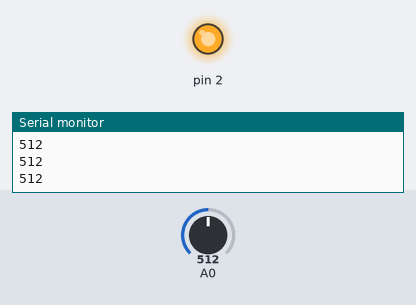
Recording of a sketch running on a simulated Arduino Uno, built with avr-gcc and run on an emulated ATmega328P. Parts: output pins drawn as LEDs (lit = HIGH), the last lines printed to the serial monitor. The test bench sets the inputs (shaded band); at power-on: A0 = 512.

Above: at 1.2 s.
1.3 s: A0 set to 333
2.8 s: A0 set to 313
At 4.0 s:
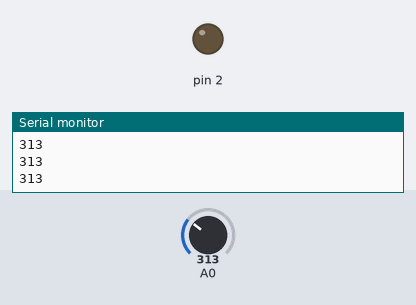
4.3 s: A0 set to 330
At 5.2 s:
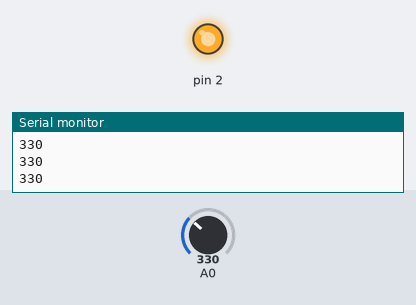
5.8 s: A0 set to 310
At 6.4 s:
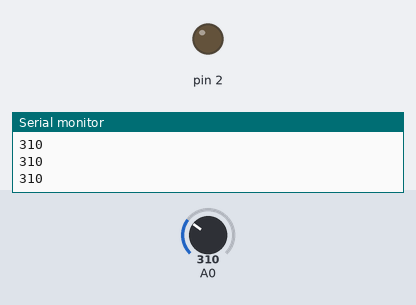
Timing chart, 0 to 8.3 s (numbered marks = the images above; inputs shaded):
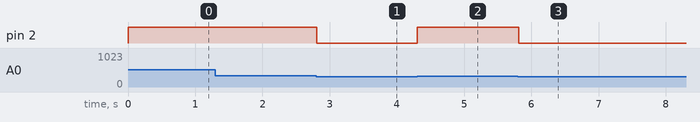

The sketch:

20.ino
```cpp
void setup()
{
  Serial.begin(9600);
  pinMode(2 , OUTPUT);
}
int checkSensor()
{
  int potValue = analogRead(A0);
  Serial.println(potValue);
  if( potValue > 320)
  {
    return 1;
  }
  else
  {
    return 0;
  }
}
void loop()
{
  digitalWrite( 2, checkSensor());
}
```

Measured:
- the behaviour switches between 321 and 320 on A0 (found by bisection; images 0 and 1)
- after the input at 2.8 s, pin 2: HIGH → LOW at once
- after the input at 4.3 s, pin 2: LOW → HIGH at once
- after the input at 5.8 s, pin 2: HIGH → LOW at once
